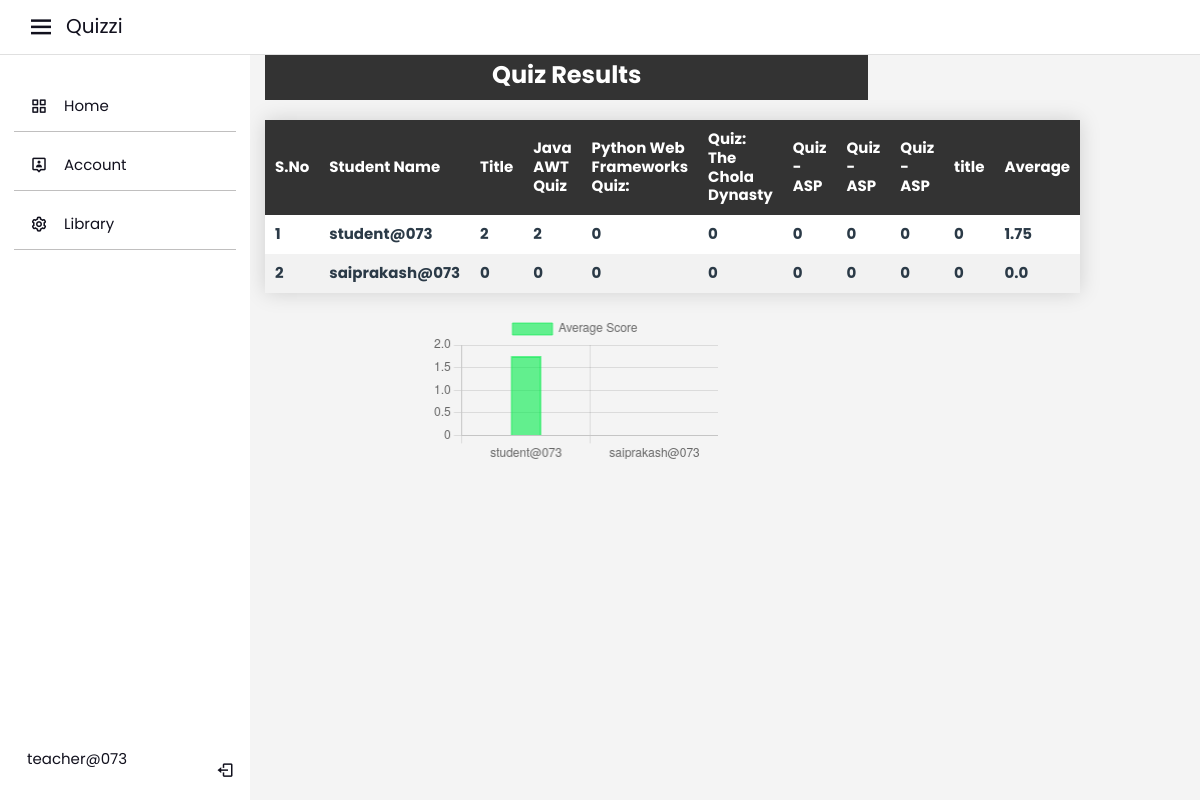
/teacher_dashboard/1 (signed in), run on the app's committed database.
### quiz/models.py (models this page shows)
class User(db.Model, UserMixin):
    id = db.Column(db.Integer, primary_key=True)
    username = db.Column(db.String(20), unique=True, nullable=False)
    email = db.Column(db.String(120), unique=True, nullable=False)
    password = db.Column(db.String(60), nullable=False)
    role = db.Column(db.String(7), nullable=False)
    classes_enrolled = db.relationship('Class', backref='students', lazy='dynamic', cascade="all, delete-orphan")
    quizzes = db.relationship('Quiz', backref='user', lazy=True, cascade="all, delete-orphan")
    assignments = db.relationship('Assignment', backref='user', lazy=True, cascade="all, delete-orphan")

class Quiz(db.Model):
    id = db.Column(db.Integer, primary_key=True)
    class_id = db.Column(db.Integer, db.ForeignKey('class.id'))
    quiz_code = db.Column(db.String(5), nullable=False, unique=True)
    title = db.Column(db.String(100), nullable=False)
    timer = db.Column(db.Integer)
    creator_id = db.Column(db.Integer, db.ForeignKey('user.id'), nullable=False)
    datetime = db.Column(db.DateTime, nullable=False)
    questions = db.relationship('Question', backref='quiz', lazy=True, cascade='all, delete-orphan')
    prompt_uploaded = db.relationship('PromptQuiz', backref='quiz', lazy=True, cascade='all, delete-orphan')

### quiz/quiz/routes.py (the view)
@app.route('/teacher_dashboard/<int:class_id>')
@login_required
def teacher_dashboard(class_id):
    current_class = Class.query.get_or_404(class_id)
    if current_user.id != current_class.creator_id:
        flash('You do not have access to this class.', 'danger')
        return redirect(url_for('main.home'))
    live_quizzes = Quiz.query.filter_by(class_id=class_id).all()
    student_avg_scores = {}
    quizzes = Quiz.query.filter_by(class_id=class_id).all()
    num_quizzes_to_use = len(quizzes)
    for quiz in quizzes:
        quiz_id = quiz.id
        quiz_results = QuizResult.query.filter_by(quiz_id=quiz_id)
        for result in quiz_results:
            student = result.student_id
            student_name = User.query.get(student).username
            total_marks = result.total_marks
            if student_name not in student_avg_scores:
                student_avg_scores[student_name] = {
                    'total_marks': total_marks,
                    'num_quizzes': 1,
                    'quiz_marks': {quiz_id: total_marks}
                }
            else:
                student_avg_scores[student_name]['total_marks'] += total_marks
                student_avg_scores[student_name]['num_quizzes'] += 1
                student_avg_scores[student_name]['quiz_marks'][quiz_id] = total_marks
    for student, data in student_avg_scores.items():
        total_marks = data['total_marks']
        num_quizzes = num_quizzes_to_use  # Use the constant number of quizzes
        average_score = round(total_marks / num_quizzes, 2)
        student_avg_scores[student]['average_score'] = average_score
    return render_template('teacher_dashboard.html', live_quizzes=live_quizzes, student_avg_scores=student_avg_scores, quizzes=quizzes)

### quiz/models.py (called while the page is built)
@login_manager.user_loader
def load_user(user_id):
    return User.query.get(int(user_id))

### quiz/templates/teacher_dashboard.html (shortened to what this page needs)
{% extends "layout.html" %}
{% block content %}
<!DOCTYPE html>
<html>
<head>
</head>
<body>
    <h1>Quiz Results</h1>
    <table>
        <thead>
            <tr>
                <th>S.No</th>
                <th>Student Name</th>
                {% for quiz in quizzes %}
                <th>{{ quiz.title }}</th>
                {% endfor %}
                <th>Average</th>
            </tr>
        </thead>
        <tbody>
            {% for student, data in student_avg_scores.items() %}
            <tr>
                <td>{{ loop.index }}</td>
                <td>{{ student }}</td>
                {% for quiz in quizzes %}
                <td>{{ data.quiz_marks.get(quiz.id, 0) }}</td>
                {% endfor %}
                <td>{{ data.average_score }}</td>
            </tr>
            {% endfor %}
        </tbody>
    </table>
    <div id="chart-container">
        <canvas id="quiz-results-chart"></canvas>
    </div>
    <script>
        // Extract data from the table and prepare it for the chart
        var studentNames = [];
        var totalMarks = [];
        var colors = [];
        {% for student, data in student_avg_scores.items() %}
            studentNames.push("{{ student }}");
            totalMarks.push({{ data.average_score }});
            // Generate random RGB color
            var randomColor = 'rgba(' + Math.floor(Math.random() * 256) + ',' + Math.floor(Math.random() * 256) + ',' + Math.floor(Math.random() * 256) + ', 0.6)';
            colors.push(randomColor);
        {% endfor %}
        // Get the canvas element
        var ctx = document.getElementById('quiz-results-chart').getContext('2d');
        // Calculate the bar width based on the number of bars
        var barWidth = 30; // Adjust this value as needed
        // Create the bar chart with colorful bars and numeric x-axis values
        var myBarChart = new Chart(ctx, {
            type: 'bar',
            data: {
                labels: studentNames,  // Student names
                datasets: [{
                    label: 'Average Score',
                    data: totalMarks,  // Average score for each student
                    backgroundColor: colors,  // Use the generated colors
                    borderColor: colors,  // Border color
                    borderWidth: 1
                }]
            },
            options: {
                scales: {
                    x: {
                        beginAtZero: true,
                        suggestedMin: 0,  // Set the minimum value for the x-axis
                        suggestedMax: 100,  // Set the maximum value for the x-axis
                    }
                },
                layout: {
                    padding: {
                        left: barWidth / 2, // Adjust the left padding to match the bar width
                    }
                },
                indexAxis: 'x',  // Use the x-axis for category labels
                barThickness: barWidth, // Set the custom bar width
                barPercentage: 1.0, // Reduce the gap between bars
                categoryPercentage: 0.6, // Reduce the gap between categories
            }
        });
    </script>
</body>
</html>
{% endblock %}

### quiz/templates/layout.html (shortened to what this page needs)
<!DOCTYPE html>
<html lang="en">
<head>
   <link rel='stylesheet' href='https://unpkg.com/boxicons@2.1.4/css/boxicons.min.css'>
   <link rel="stylesheet" href="https://cdn.jsdelivr.net/npm/bootstrap@4.3.1/dist/css/bootstrap.min.css">
   <link rel="stylesheet" type="text/css" href="{{ url_for('static', filename='style.css')}}">
   <link rel="stylesheet" type="text/css" href="{{ url_for('static', filename='style2.css')}}">
</head>
<body>
  <nav class="navbar navbar-expand-lg navbar-light custom-light" id="navbar">
    {% if current_user.is_authenticated %}
    <i class='bx bx-menu' id="btn" style="font-size: 30px; padding: 10px; color: #11101d;"></i>
    <div class="logo_name"><a  href="{{url_for('home')}}" style=" font-size: 20px; color: #11101d;">Quizzi</a></div>
        <div class="collapse navbar-collapse" id="navbarSupportedContent">
          <ul class="navbar-nav mr-auto">
            <li >
              </li>
        </nav>
<div class="sidebar open">
  <ul class="nav-list">
    <li>
      <a href="{{ url_for('home') }}">
        <i class='bx bx-grid-alt'></i>
        <span class="links_name">Home</span>
    </a>
    </li>
    <li>
      <a href="{{ url_for('account') }}">
        <i class='bx bx-user-pin'></i>
        <span class="links_name">Account</span>
      </a>
    </li>
    <li>
      <a href="{{url_for('library')}}">
        <i class='bx bx-cog'></i>
        <span class="links_name">Library</span>
      </a>
    </li>
    <li class="profile">
      <div class="profile-details">
        <div class="name_job">
          <div class="name">{{ current_user.username}}</div>
        </div>
      </div>
      <a  href="{{ url_for('logout') }}"><i class='bx bx-log-out' id="log_out"></i></a>
    </li>
  </ul>
</div>
            {% else %}
    <div class="logo_name"><a  href="{{url_for('login')}}">Quizzi</a></div>
    </div>
          </ul>
</nav>
{% endif %}
<section class="home-section">
  <div class="space"></div>
  <main role="main" id="layout" class="container" style="max-width: 100%;">
    <div class="row">
      <div class="col-md-8">
        {% block content %}{% endblock %}
        </div>
        </div>
        </main>
</section>
</body>
</html>

### quiz/static/style.css (style rules this page uses)
* { box-sizing: border-box; font-family: "Poppins", sans-serif; }
.navbar { background-color: #f8f5f5; }
#navbar { background-color: #ffffff; color: white; }
h1, h2, h3, h4, h5, h6 { color: #130d0d; line-height: 1.25; font-size: 28px; font-weight: bold; margin: 0; }
body { background-color: #fff; padding: 0; margin-top: 20px; }
h1 { font-size: 24px; margin-bottom: 20px; }

### quiz/static/style2.css (style rules this page uses)
* { margin: 0; padding: 0; box-sizing: border-box; font-family: "Poppins", sans-serif; }
.sidebar { position: fixed; left: 0; top: 0; height: 100%; width: 78px; background: #fff; padding: 6px 14px; z-index: 99; transition: all 0.5s ease; }
.sidebar.open { width: 250px; }
.sidebar i { color:#11101d; height: 60px; min-width: 50px; font-size: 28px; text-align: center; line-height: 60px; }
.sidebar .nav-list { margin-top: 20px; height: 100%; }
.sidebar li { position: relative; margin: 8px 0; list-style: none; border-bottom: 1px solid rgb(192, 191, 191); }
.sidebar li:last-child { border-bottom: none; }
.sidebar li a { color: #11101d; display: flex; height: 100%; width: 100%; border-radius: 12px; align-items: center; text-decoration: none; transition: all 0.4s ease; background: #fff; }
.sidebar li a .links_name { color:#11101d; font-size: 15px; font-weight: 400; white-space: nowrap; opacity: 0; pointer-events: none; transition: 0.4s; }
.sidebar.open li a .links_name { opacity: 1; pointer-events: auto; }
.sidebar li i { height: 50px; line-height: 50px; font-size: 18px; border-radius: 12px; }
.sidebar li.profile { position: fixed; height: 60px; width: 78px; left: 0; bottom: -8px; padding: 10px 14px; background: #fff; transition: all 0.5s ease; overflow: hidden; }
.sidebar.open li.profile { width: 250px; }
.sidebar li .profile-details { display: flex; align-items: center; flex-wrap: nowrap; }
.sidebar li.profile .name, .sidebar li.profile .job { font-size: 15px; font-weight: 400; padding-left: 13px; color:#11101d; white-space: nowrap; }
.sidebar .profile #log_out { position: absolute; top: 50%; right: 0; transform: translateY(-50%); background: #ffffff; height: 60px; line-height: 60px; border-radius: 0px; transition: all 0.5s ease; }
.sidebar.open .profile #log_out { width: 50px; background: none; }
.home-section { position: relative; min-height: 100vh; top: 0; left: 78px; width: calc(100% - 78px); transition: all 0.5s ease; }
.sidebar.open ~ .home-section { left: 250px; width: calc(100% - 250px); }

### quiz/templates/layout.html (style rules this page uses)
body { color: #2b3a47; line-height: 1.25; font-size: 15px; font-weight: bold; margin: 0; }
.navbar { background:#ffffff; color: white ; height: 55px; -webkit-font-smoothing: antialiased; text-size-adjust: 100%; font-weight: 400; -webkit-tap-highlight-color: transparent; border-bottom: 0.0625rem solid #e0e0e0; line-height: 1.7em; position: fixed; top: 0; width: 100%; z-index: 986; }
.sidebar { margin-top: 55px; }
.space { height: 50px; background: transparent; width: 20px; }
a { color: #11101d; }

### quiz/templates/teacher_dashboard.html (style rules this page uses)
body { font-family: Arial, sans-serif; margin: 0; padding: 0; background-color: #f4f4f4; }
h1 { background-color: #333; color: #fff; text-align: center; padding: 10px; }
table { width: 50%; margin: 20px auto; border-collapse: collapse; background-color: white; box-shadow: 0 0 20px rgba(0, 0, 0, 0.15); }
th, td { padding: 10px; text-align: left; }
th { background-color: #333; color: #fff; }
tr:nth-child(even) { background-color: #f2f2f2; }
ul { padding: 0; }
li { list-style: none; }
#chart-container { width: 50%; margin: 10px auto; text-align: center; }

### data on the page
User: username "teacher@073"
Quiz: title "Title", quiz_marks.get "2", quiz_marks.get "0"
Quiz: title "Java AWT Quiz", quiz_marks.get "2", quiz_marks.get "0"
Quiz: title "Python Web Frameworks Quiz:", quiz_marks.get "0"
Quiz: title "Quiz: The Chola Dynasty", quiz_marks.get "0"
Quiz: title "Quiz - ASP", quiz_marks.get "0"
Quiz: title "Quiz - ASP", quiz_marks.get "0"
Quiz: title "Quiz - ASP", quiz_marks.get "0"
Quiz: title "title", quiz_marks.get "0"
User: username "student@073", average_score "1.75"
User: username "saiprakash@073", average_score "0.0"

### other printed values
chart data {{ student }} student@073, saiprakash@073
chart data {{ data.average_score }} 1.75, 0.0
